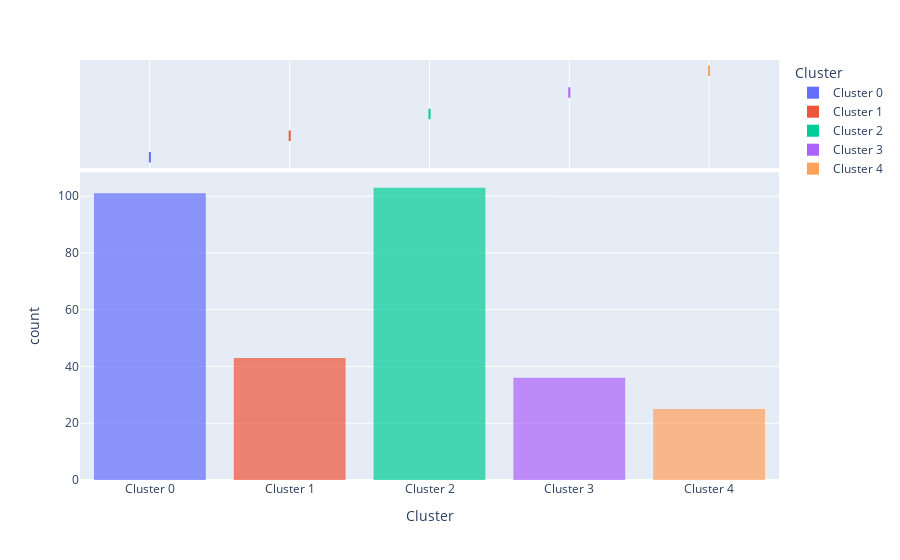

Notebook code for this chart:
### Code cell
plot_model(model,plot='distribution')
